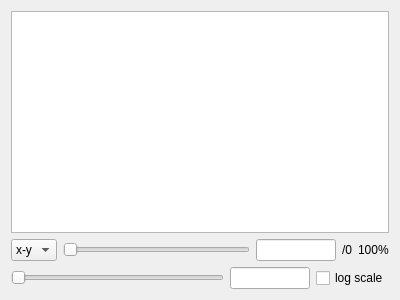
<?xml version="1.0" encoding="UTF-8"?>
<ui version="4.0">
 <class>Form</class>
 <widget class="QWidget" name="Form">
  <property name="geometry">
   <rect>
    <x>0</x>
    <y>0</y>
    <width>400</width>
    <height>300</height>
   </rect>
  </property>
  <property name="windowTitle">
   <string>Form</string>
  </property>
  <layout class="QVBoxLayout" name="verticalLayout">
   <item>
    <widget class="AnnotationView" name="graphicsView">
     <property name="mouseTracking">
      <bool>true</bool>
     </property>
     <property name="focusPolicy">
      <enum>Qt::ClickFocus</enum>
     </property>
     <property name="renderHints">
      <set>QPainter::Antialiasing|QPainter::SmoothPixmapTransform|QPainter::TextAntialiasing</set>
     </property>
     <property name="dragMode">
      <enum>QGraphicsView::ScrollHandDrag</enum>
     </property>
    </widget>
   </item>
   <item>
    <layout class="QHBoxLayout" name="horizontalLayout">
     <item>
      <widget class="QComboBox" name="comboBox">
       <property name="currentIndex">
        <number>2</number>
       </property>
       <item>
        <property name="text">
         <string>y-z</string>
        </property>
       </item>
       <item>
        <property name="text">
         <string>x-z</string>
        </property>
       </item>
       <item>
        <property name="text">
         <string>x-y</string>
        </property>
       </item>
      </widget>
     </item>
     <item>
      <widget class="QSlider" name="horizontalSlider_2">
       <property name="orientation">
        <enum>Qt::Horizontal</enum>
       </property>
      </widget>
     </item>
     <item>
      <widget class="QLineEdit" name="lineEdit_2">
       <property name="maximumSize">
        <size>
         <width>80</width>
         <height>16777215</height>
        </size>
       </property>
      </widget>
     </item>
     <item>
      <widget class="QLabel" name="label">
       <property name="sizePolicy">
        <sizepolicy hsizetype="Maximum" vsizetype="Preferred">
         <horstretch>0</horstretch>
         <verstretch>0</verstretch>
        </sizepolicy>
       </property>
       <property name="text">
        <string>/0</string>
       </property>
      </widget>
     </item>
     <item>
      <widget class="QLabel" name="label_2">
       <property name="sizePolicy">
        <sizepolicy hsizetype="Fixed" vsizetype="Preferred">
         <horstretch>0</horstretch>
         <verstretch>0</verstretch>
        </sizepolicy>
       </property>
       <property name="text">
        <string>100%</string>
       </property>
      </widget>
     </item>
    </layout>
   </item>
   <item>
    <layout class="QHBoxLayout" name="horizontalLayout_2">
     <item>
      <widget class="QSlider" name="horizontalSlider">
       <property name="minimum">
        <number>1</number>
       </property>
       <property name="maximum">
        <number>255</number>
       </property>
       <property name="orientation">
        <enum>Qt::Horizontal</enum>
       </property>
      </widget>
     </item>
     <item>
      <widget class="QLineEdit" name="lineEdit">
       <property name="sizePolicy">
        <sizepolicy hsizetype="Expanding" vsizetype="Fixed">
         <horstretch>0</horstretch>
         <verstretch>0</verstretch>
        </sizepolicy>
       </property>
       <property name="maximumSize">
        <size>
         <width>80</width>
         <height>16777215</height>
        </size>
       </property>
      </widget>
     </item>
     <item>
      <widget class="QCheckBox" name="checkBox">
       <property name="text">
        <string>log scale</string>
       </property>
      </widget>
     </item>
    </layout>
   </item>
  </layout>
 </widget>
 <customwidgets>
  <customwidget>
   <class>AnnotationView</class>
   <extends>QGraphicsView</extends>
   <header>.annotation_view.h</header>
  </customwidget>
 </customwidgets>
 <resources/>
 <connections/>
</ui>
